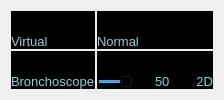
      <widget class="QFrame" name="frame_Viewports">
       <property name="sizePolicy">
        <sizepolicy hsizetype="Expanding" vsizetype="Expanding">
         <horstretch>0</horstretch>
         <verstretch>0</verstretch>
        </sizepolicy>
       </property>
       <property name="minimumSize">
        <size>
         <width>0</width>
         <height>0</height>
        </size>
       </property>
       <layout class="QGridLayout" name="gridLayout" rowstretch="0,0" columnstretch="0,0">
        <property name="spacing">
         <number>2</number>
        </property>
        <item row="0" column="0">
         <layout class="QVBoxLayout" name="verticalLayout_3D" stretch="20,1">
          <property name="spacing">
           <number>0</number>
          </property>
          <item>
           <widget class="QFrame" name="vtk_panel_3D_1">
            <property name="sizePolicy">
             <sizepolicy hsizetype="Preferred" vsizetype="Preferred">
              <horstretch>0</horstretch>
              <verstretch>0</verstretch>
             </sizepolicy>
            </property>
            <property name="minimumSize">
             <size>
              <width>0</width>
              <height>0</height>
             </size>
            </property>
            <property name="palette">
             <palette>
              <active>
               <colorrole role="WindowText">
                <brush brushstyle="SolidPattern">
                 <color alpha="255">
                  <red>255</red>
                  <green>255</green>
                  <blue>255</blue>
                 </color>
                </brush>
               </colorrole>
               <colorrole role="Button">
                <brush brushstyle="SolidPattern">
                 <color alpha="255">
                  <red>0</red>
                  <green>0</green>
                  <blue>0</blue>
                 </color>
                </brush>
               </colorrole>
               <colorrole role="Dark">
                <brush brushstyle="SolidPattern">
                 <color alpha="255">
                  <red>160</red>
                  <green>0</green>
                  <blue>160</blue>
                 </color>
                </brush>
               </colorrole>
               <colorrole role="Mid">
                <brush brushstyle="SolidPattern">
                 <color alpha="255">
                  <red>160</red>
                  <green>141</green>
                  <blue>0</blue>
                 </color>
                </brush>
               </colorrole>
               <colorrole role="Text">
                <brush brushstyle="SolidPattern">
                 <color alpha="255">
                  <red>255</red>
                  <green>255</green>
                  <blue>255</blue>
                 </color>
                </brush>
               </colorrole>
               <colorrole role="ButtonText">
                <brush brushstyle="SolidPattern">
                 <color alpha="255">
                  <red>255</red>
                  <green>255</green>
                  <blue>255</blue>
                 </color>
                </brush>
               </colorrole>
               <colorrole role="Base">
                <brush brushstyle="SolidPattern">
                 <color alpha="255">
                  <red>0</red>
                  <green>0</green>
                  <blue>0</blue>
                 </color>
                </brush>
               </colorrole>
               <colorrole role="Window">
                <brush brushstyle="SolidPattern">
                 <color alpha="255">
                  <red>0</red>
                  <green>0</green>
                  <blue>0</blue>
                 </color>
                </brush>
               </colorrole>
              </active>
              <inactive>
               <colorrole role="WindowText">
                <brush brushstyle="SolidPattern">
                 <color alpha="255">
                  <red>255</red>
                  <green>255</green>
                  <blue>255</blue>
                 </color>
                </brush>
               </colorrole>
               <colorrole role="Button">
                <brush brushstyle="SolidPattern">
                 <color alpha="255">
                  <red>0</red>
                  <green>0</green>
                  <blue>0</blue>
                 </color>
                </brush>
               </colorrole>
               <colorrole role="Dark">
                <brush brushstyle="SolidPattern">
                 <color alpha="255">
                  <red>160</red>
                  <green>0</green>
                  <blue>160</blue>
                 </color>
                </brush>
               </colorrole>
               <colorrole role="Mid">
                <brush brushstyle="SolidPattern">
                 <color alpha="255">
                  <red>160</red>
                  <green>141</green>
                  <blue>0</blue>
                 </color>
                </brush>
               </colorrole>
               <colorrole role="Text">
                <brush brushstyle="SolidPattern">
                 <color alpha="255">
                  <red>255</red>
                  <green>255</green>
                  <blue>255</blue>
                 </color>
                </brush>
               </colorrole>
               <colorrole role="ButtonText">
                <brush brushstyle="SolidPattern">
                 <color alpha="255">
                  <red>255</red>
                  <green>255</green>
                  <blue>255</blue>
                 </color>
                </brush>
               </colorrole>
               <colorrole role="Base">
                <brush brushstyle="SolidPattern">
                 <color alpha="255">
                  <red>0</red>
                  <green>0</green>
                  <blue>0</blue>
                 </color>
                </brush>
               </colorrole>
               <colorrole role="Window">
                <brush brushstyle="SolidPattern">
                 <color alpha="255">
                  <red>0</red>
                  <green>0</green>
                  <blue>0</blue>
                 </color>
                </brush>
               </colorrole>
              </inactive>
              <disabled>
               <colorrole role="WindowText">
                <brush brushstyle="SolidPattern">
                 <color alpha="255">
                  <red>160</red>
                  <green>0</green>
                  <blue>160</blue>
                 </color>
                </brush>
               </colorrole>
               <colorrole role="Button">
                <brush brushstyle="SolidPattern">
                 <color alpha="255">
                  <red>0</red>
                  <green>0</green>
                  <blue>0</blue>
                 </color>
                </brush>
               </colorrole>
               <colorrole role="Dark">
                <brush brushstyle="SolidPattern">
                 <color alpha="255">
                  <red>160</red>
                  <green>0</green>
                  <blue>160</blue>
                 </color>
                </brush>
               </colorrole>
               <colorrole role="Mid">
                <brush brushstyle="SolidPattern">
                 <color alpha="255">
                  <red>160</red>
                  <green>141</green>
                  <blue>0</blue>
                 </color>
                </brush>
               </colorrole>
               <colorrole role="Text">
                <brush brushstyle="SolidPattern">
                 <color alpha="255">
                  <red>160</red>
                  <green>0</green>
                  <blue>160</blue>
                 </color>
                </brush>
               </colorrole>
               <colorrole role="ButtonText">
                <brush brushstyle="SolidPattern">
                 <color alpha="255">
                  <red>160</red>
                  <green>0</green>
                  <blue>160</blue>
                 </color>
                </brush>
               </colorrole>
               <colorrole role="Base">
                <brush brushstyle="SolidPattern">
                 <color alpha="255">
                  <red>0</red>
                  <green>0</green>
                  <blue>0</blue>
                 </color>
                </brush>
               </colorrole>
               <colorrole role="Window">
                <brush brushstyle="SolidPattern">
                 <color alpha="255">
                  <red>0</red>
                  <green>0</green>
                  <blue>0</blue>
                 </color>
                </brush>
               </colorrole>
              </disabled>
             </palette>
            </property>
            <property name="autoFillBackground">
             <bool>false</bool>
            </property>
            <property name="styleSheet">
             <string notr="true">background-color: rgb(0, 0, 0);</string>
            </property>
            <property name="lineWidth">
             <number>0</number>
            </property>
           </widget>
          </item>
          <item>
           <widget class="QFrame" name="SubPanel_3D">
            <property name="enabled">
             <bool>true</bool>
            </property>
            <property name="sizePolicy">
             <sizepolicy hsizetype="Preferred" vsizetype="Preferred">
              <horstretch>0</horstretch>
              <verstretch>0</verstretch>
             </sizepolicy>
            </property>
            <property name="baseSize">
             <size>
              <width>0</width>
              <height>0</height>
             </size>
            </property>
            <property name="styleSheet">
             <string notr="true">background-color: rgb(0, 0, 0);</string>
            </property>
            <property name="frameShape">
             <enum>QFrame::NoFrame</enum>
            </property>
            <property name="frameShadow">
             <enum>QFrame::Raised</enum>
            </property>
            <layout class="QHBoxLayout" name="horizontalLayout_6">
             <property name="spacing">
              <number>0</number>
             </property>
             <property name="leftMargin">
              <number>0</number>
             </property>
             <property name="topMargin">
              <number>0</number>
             </property>
             <property name="rightMargin">
              <number>0</number>
             </property>
             <property name="bottomMargin">
              <number>0</number>
             </property>
             <item>
              <layout class="QHBoxLayout" name="horizontalLayout_5" stretch="2">
               <item>
                <widget class="QLabel" name="view1_desc">
                 <property name="sizePolicy">
                  <sizepolicy hsizetype="Preferred" vsizetype="Preferred">
                   <horstretch>0</horstretch>
                   <verstretch>0</verstretch>
                  </sizepolicy>
                 </property>
                 <property name="font">
                  <font>
                   <pointsize>10</pointsize>
                  </font>
                 </property>
                 <property name="styleSheet">
                  <string notr="true">color: rgb(157, 205, 216);</string>
                 </property>
                 <property name="text">
                  <string>Virtual</string>
                 </property>
                 <property name="alignment">
                  <set>Qt::AlignLeading|Qt::AlignLeft|Qt::AlignVCenter</set>
                 </property>
                </widget>
               </item>
              </layout>
             </item>
            </layout>
           </widget>
          </item>
         </layout>
        </item>
        <item row="1" column="0">
         <layout class="QVBoxLayout" name="verticalLayout_coronal" stretch="20,1">
          <property name="spacing">
           <number>0</number>
          </property>
          <item>
           <widget class="QFrame" name="vtk_panel_endoscope">
            <property name="sizePolicy">
             <sizepolicy hsizetype="Preferred" vsizetype="Preferred">
              <horstretch>0</horstretch>
              <verstretch>0</verstretch>
             </sizepolicy>
            </property>
            <property name="minimumSize">
             <size>
              <width>0</width>
              <height>0</height>
             </size>
            </property>
            <property name="styleSheet">
             <string notr="true">background-color: rgb(0, 0, 0);</string>
            </property>
            <property name="lineWidth">
             <number>0</number>
            </property>
            <layout class="QVBoxLayout" name="verticalLayout_10"/>
           </widget>
          </item>
          <item>
           <widget class="QFrame" name="SubPanel_endoscope">
            <property name="enabled">
             <bool>true</bool>
            </property>
            <property name="sizePolicy">
             <sizepolicy hsizetype="Preferred" vsizetype="Preferred">
              <horstretch>0</horstretch>
              <verstretch>0</verstretch>
             </sizepolicy>
            </property>
            <property name="baseSize">
             <size>
              <width>0</width>
              <height>0</height>
             </size>
            </property>
            <property name="styleSheet">
             <string notr="true">background-color: rgb(0, 0, 0);</string>
            </property>
            <property name="frameShape">
             <enum>QFrame::NoFrame</enum>
            </property>
            <property name="frameShadow">
             <enum>QFrame::Raised</enum>
            </property>
            <layout class="QHBoxLayout" name="horizontalLayout_8">
             <property name="spacing">
              <number>0</number>
             </property>
             <property name="leftMargin">
              <number>0</number>
             </property>
             <property name="topMargin">
              <number>0</number>
             </property>
             <property name="rightMargin">
              <number>0</number>
             </property>
             <property name="bottomMargin">
              <number>0</number>
             </property>
             <item>
              <layout class="QHBoxLayout" name="horizontalLayout_4" stretch="2">
               <item>
                <widget class="QLabel" name="view3_desc">
                 <property name="sizePolicy">
                  <sizepolicy hsizetype="Preferred" vsizetype="Preferred">
                   <horstretch>0</horstretch>
                   <verstretch>0</verstretch>
                  </sizepolicy>
                 </property>
                 <property name="font">
                  <font>
                   <pointsize>10</pointsize>
                  </font>
                 </property>
                 <property name="styleSheet">
                  <string notr="true">color: rgb(157, 205, 216);</string>
                 </property>
                 <property name="text">
                  <string>Bronchoscope</string>
                 </property>
                </widget>
               </item>
              </layout>
             </item>
            </layout>
           </widget>
          </item>
         </layout>
        </item>
        <item row="1" column="1">
         <layout class="QVBoxLayout" name="verticalLayout_sagittal" stretch="20,1">
          <property name="spacing">
           <number>0</number>
          </property>
          <item>
           <widget class="QFrame" name="vtk_panel_2D">
            <property name="sizePolicy">
             <sizepolicy hsizetype="Preferred" vsizetype="Preferred">
              <horstretch>0</horstretch>
              <verstretch>0</verstretch>
             </sizepolicy>
            </property>
            <property name="minimumSize">
             <size>
              <width>0</width>
              <height>0</height>
             </size>
            </property>
            <property name="styleSheet">
             <string notr="true">background-color: rgb(0, 0, 0);</string>
            </property>
            <property name="lineWidth">
             <number>0</number>
            </property>
           </widget>
          </item>
          <item>
           <widget class="QFrame" name="SubPanel_2D">
            <property name="enabled">
             <bool>true</bool>
            </property>
            <property name="sizePolicy">
             <sizepolicy hsizetype="Preferred" vsizetype="Preferred">
              <horstretch>0</horstretch>
              <verstretch>0</verstretch>
             </sizepolicy>
            </property>
            <property name="baseSize">
             <size>
              <width>0</width>
              <height>0</height>
             </size>
            </property>
            <property name="styleSheet">
             <string notr="true">background-color: rgb(0, 0, 0);</string>
            </property>
            <property name="frameShape">
             <enum>QFrame::NoFrame</enum>
            </property>
            <property name="frameShadow">
             <enum>QFrame::Raised</enum>
            </property>
            <layout class="QHBoxLayout" name="horizontalLayout_9">
             <property name="spacing">
              <number>0</number>
             </property>
             <property name="leftMargin">
              <number>0</number>
             </property>
             <property name="topMargin">
              <number>0</number>
             </property>
             <property name="rightMargin">
              <number>0</number>
             </property>
             <property name="bottomMargin">
              <number>0</number>
             </property>
             <item>
              <layout class="QHBoxLayout" name="horizontalLayout_3" stretch="3,2,1">
               <item>
                <widget class="QSlider" name="Slider_2D">
                 <property name="autoFillBackground">
                  <bool>false</bool>
                 </property>
                 <property name="styleSheet">
                  <string notr="true"/>
                 </property>
                 <property name="value">
                  <number>50</number>
                 </property>
                 <property name="orientation">
                  <enum>Qt::Horizontal</enum>
                 </property>
                </widget>
               </item>
               <item>
                <widget class="QLabel" name="sliceNum_sagittal">
                 <property name="sizePolicy">
                  <sizepolicy hsizetype="Preferred" vsizetype="Preferred">
                   <horstretch>0</horstretch>
                   <verstretch>0</verstretch>
                  </sizepolicy>
                 </property>
                 <property name="font">
                  <font>
                   <pointsize>10</pointsize>
                  </font>
                 </property>
                 <property name="styleSheet">
                  <string notr="true">color: rgb(157, 205, 216);</string>
                 </property>
                 <property name="text">
                  <string>50</string>
                 </property>
                </widget>
               </item>
               <item>
                <widget class="QLabel" name="view4_title">
                 <property name="sizePolicy">
                  <sizepolicy hsizetype="Preferred" vsizetype="Preferred">
                   <horstretch>0</horstretch>
                   <verstretch>0</verstretch>
                  </sizepolicy>
                 </property>
                 <property name="font">
                  <font>
                   <pointsize>10</pointsize>
                  </font>
                 </property>
                 <property name="styleSheet">
                  <string notr="true">color: rgb(157, 205, 216);</string>
                 </property>
                 <property name="text">
                  <string>2D</string>
                 </property>
                 <property name="alignment">
                  <set>Qt::AlignRight|Qt::AlignTrailing|Qt::AlignVCenter</set>
                 </property>
                </widget>
               </item>
              </layout>
             </item>
            </layout>
           </widget>
          </item>
         </layout>
        </item>
        <item row="0" column="1">
         <layout class="QVBoxLayout" name="verticalLayout_axial" stretch="20,1">
          <property name="spacing">
           <number>0</number>
          </property>
          <item>
           <widget class="QFrame" name="vtk_panel_3D_2">
            <property name="sizePolicy">
             <sizepolicy hsizetype="Preferred" vsizetype="Preferred">
              <horstretch>0</horstretch>
              <verstretch>0</verstretch>
             </sizepolicy>
            </property>
            <property name="minimumSize">
             <size>
              <width>0</width>
              <height>0</height>
             </size>
            </property>
            <property name="styleSheet">
             <string notr="true">background-color: rgb(0, 0, 0);</string>
            </property>
            <property name="lineWidth">
             <number>0</number>
            </property>
           </widget>
          </item>
          <item>
           <widget class="QFrame" name="SubPanel_3D_2">
            <property name="enabled">
             <bool>true</bool>
            </property>
            <property name="sizePolicy">
             <sizepolicy hsizetype="Preferred" vsizetype="Preferred">
              <horstretch>0</horstretch>
              <verstretch>0</verstretch>
             </sizepolicy>
            </property>
            <property name="baseSize">
             <size>
              <width>0</width>
              <height>0</height>
             </size>
            </property>
            <property name="autoFillBackground">
             <bool>false</bool>
            </property>
            <property name="styleSheet">
             <string notr="true">background-color: rgb(0, 0, 0);</string>
            </property>
            <property name="frameShape">
             <enum>QFrame::NoFrame</enum>
            </property>
            <property name="frameShadow">
             <enum>QFrame::Raised</enum>
            </property>
            <layout class="QHBoxLayout" name="horizontalLayout_7">
             <property name="spacing">
              <number>0</number>
             </property>
             <property name="leftMargin">
              <number>0</number>
             </property>
             <property name="topMargin">
              <number>0</number>
             </property>
             <property name="rightMargin">
              <number>0</number>
             </property>
             <property name="bottomMargin">
              <number>0</number>
             </property>
             <item>
              <layout class="QHBoxLayout" name="horizontalLayout_2" stretch="2">
               <property name="spacing">
                <number>6</number>
               </property>
               <property name="sizeConstraint">
                <enum>QLayout::SetDefaultConstraint</enum>
               </property>
               <item>
                <widget class="QLabel" name="view2_desc">
                 <property name="sizePolicy">
                  <sizepolicy hsizetype="Preferred" vsizetype="Preferred">
                   <horstretch>0</horstretch>
                   <verstretch>0</verstretch>
                  </sizepolicy>
                 </property>
                 <property name="font">
                  <font>
                   <pointsize>10</pointsize>
                  </font>
                 </property>
                 <property name="styleSheet">
                  <string notr="true">color: rgb(157, 205, 216);</string>
                 </property>
                 <property name="text">
                  <string>Normal</string>
                 </property>
                </widget>
               </item>
              </layout>
             </item>
            </layout>
           </widget>
          </item>
         </layout>
        </item>
       </layout>
      </widget>
